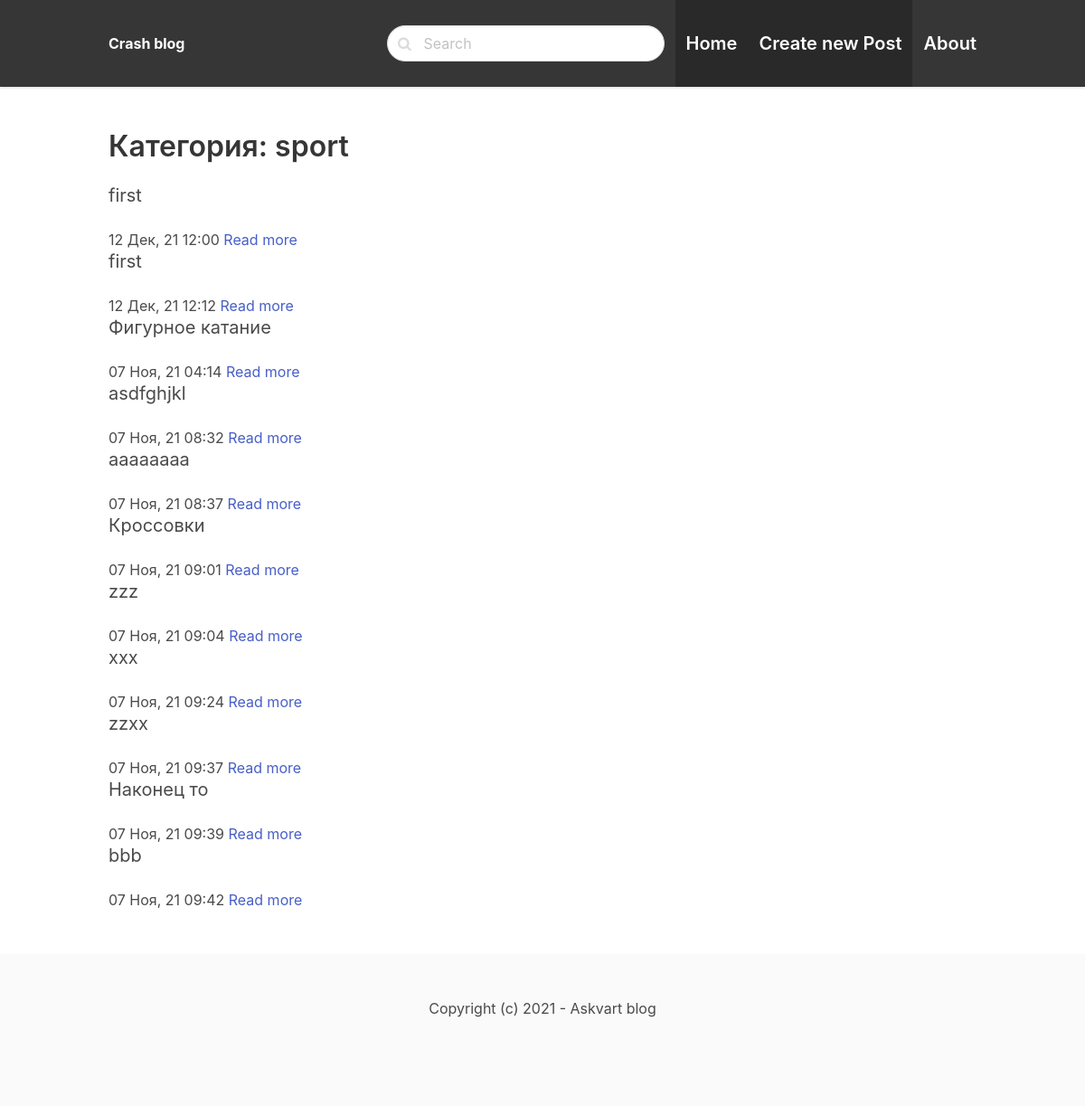
Screenshot of /category/sport/ with the database file from the repository.
### apps/posts/models.py (models this page shows, shortened)
class Category(models.Model):
    title = models.CharField(max_length=250, unique=True)
    slug = models.CharField(max_length=250, unique=True)

class Post(models.Model):
    category = models.ForeignKey(Category, on_delete=models.CASCADE, related_name='posts')
    title = models.CharField(max_length=250)
    slug = models.SlugField(max_length=250, unique=True)
    body = models.TextField(blank=True)
    created = models.DateTimeField(auto_now_add=True)
    image = models.ImageField(upload_to='uploads/', blank=True, null=True)

### apps/posts/views.py (the view)
# urls.py: path('category/<slug:slug>/', category, name='category')
def category(request, slug):
    category = Category.objects.get(slug=slug)
    context = {'category': category}
    return render(request, 'category.html', context)

### apps/posts/templates/category.html
{% extends 'base.html' %}
{% block content %}
<h2 class="title">Категория:  {{ category.title }}</h2>
{% for post in category.posts.all %}
   <article>
       <h2 class="subtitle">{{ post.title }}</h2>
       <time>{{ post.created|date:"d M, y h:i" }}</time>
       <a href="{% url 'detail' post.slug %}">Read more</a>
   </article>
{% endfor %}
{% endblock %}

### rows the page displays
Category: title "sport"
Post: title "first", created "12 Дек, 21 12:00"
Post: title "first", created "12 Дек, 21 12:12"
Post: title "Фигурное катание", created "07 Ноя, 21 04:14"
Post: title "asdfghjkl", created "07 Ноя, 21 08:32"
Post: title "aaaaaaaa", created "07 Ноя, 21 08:37"
Post: title "Кроссовки", created "07 Ноя, 21 09:01"
Post: title "zzz", created "07 Ноя, 21 09:04"
Post: title "xxx", created "07 Ноя, 21 09:24"
Post: title "zzxx", created "07 Ноя, 21 09:37"
Post: title "Наконец то", created "07 Ноя, 21 09:39"
Post: title "bbb", created "07 Ноя, 21 09:42"
